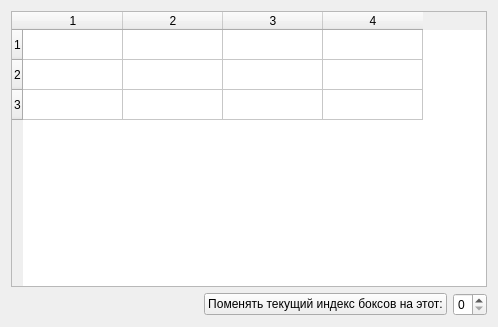
<?xml version="1.0" encoding="UTF-8"?>
<ui version="4.0">
 <class>MainWindow</class>
 <widget class="QMainWindow" name="MainWindow">
  <property name="geometry">
   <rect>
    <x>0</x>
    <y>0</y>
    <width>498</width>
    <height>327</height>
   </rect>
  </property>
  <property name="windowTitle">
   <string>MainWindow</string>
  </property>
  <widget class="QWidget" name="centralWidget">
   <layout class="QGridLayout" name="gridLayout">
    <item row="0" column="0" colspan="3">
     <widget class="QTableWidget" name="tableWidget">
      <property name="rowCount">
       <number>3</number>
      </property>
      <property name="columnCount">
       <number>4</number>
      </property>
      <row/>
      <row/>
      <row/>
      <column/>
      <column/>
      <column/>
      <column/>
     </widget>
    </item>
    <item row="1" column="1">
     <widget class="QPushButton" name="pushButton">
      <property name="text">
       <string>Поменять текущий индекс боксов на этот:</string>
      </property>
     </widget>
    </item>
    <item row="1" column="2">
     <widget class="QSpinBox" name="spinBox">
      <property name="maximum">
       <number>3</number>
      </property>
     </widget>
    </item>
    <item row="1" column="0">
     <spacer name="horizontalSpacer">
      <property name="orientation">
       <enum>Qt::Horizontal</enum>
      </property>
      <property name="sizeHint" stdset="0">
       <size>
        <width>40</width>
        <height>20</height>
       </size>
      </property>
     </spacer>
    </item>
   </layout>
  </widget>
 </widget>
 <layoutdefault spacing="6" margin="11"/>
 <resources/>
 <connections/>
</ui>
